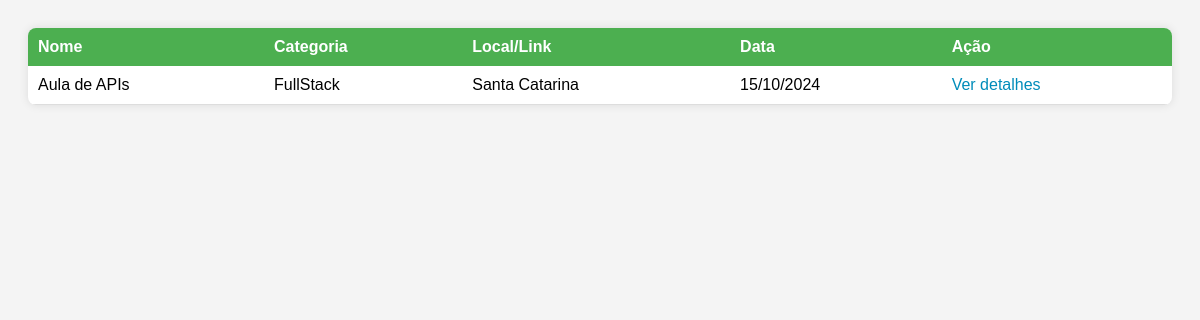
The app's page /, older data.
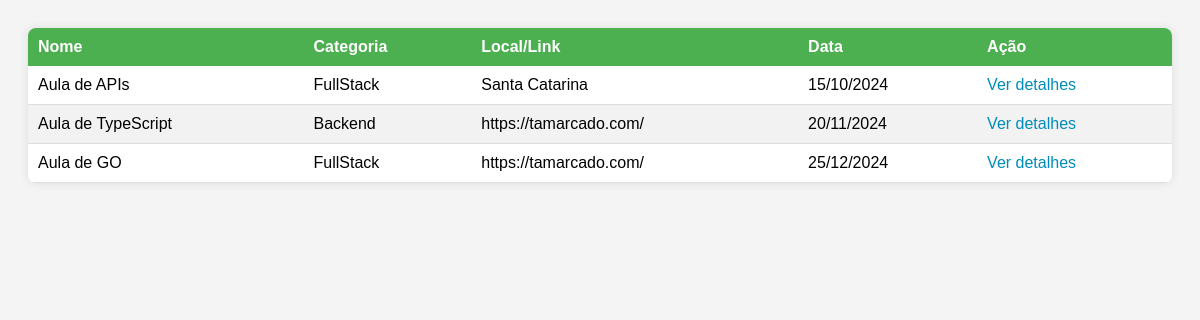
The same page, newer data.
### agenda/models.py (models this page shows, shortened)
class Evento(models.Model):
    nome = models.CharField(max_length=256)
    categoria = models.ForeignKey(Categoria, on_delete=models.SET_NULL, null=True)
    local = models.CharField(max_length=256, blank=True)
    link = models.CharField(max_length=256, blank=True)
    data = models.DateField(null=True, blank=True)
    participantes = models.IntegerField(default=0)

class Categoria(models.Model):
    nome = models.CharField(max_length=256, unique=True)

### agenda/views.py (the view)
# urls.py: path("", listar_eventos, name="listar_eventos_raiz"),
def listar_eventos(request):
    eventos = Evento.objects.exclude(data__lt=date.today()).order_by("data")
    return render(
        request=request,
        context={"eventos": eventos},
        template_name="agenda/listar_eventos.html",
    )

### agenda/templates/agenda/listar_eventos.html (shortened to what this page needs)
<!DOCTYPE html>
<html lang="pt-br">
<head>
</head>
<body>
    <table>
        <thead>
            <tr>
                <th>Nome</th>
                <th>Categoria</th>
                <th>Local/Link</th>
                <th>Data</th>
                <th>Ação</th>
            </tr>
        </thead>
        <tbody>
            {% for evento in eventos %}
                <tr>
                    <td>{{evento.nome}}</td>
                    <td>{{evento.categoria.nome}}</td>
                    <td>{% firstof evento.local evento.link %}</td>
                    <td>
                        {% if evento.data %}
                            {{evento.data | date:"d/m/Y"}}
                        {% else %}
                            A definir
                        {% endif %}
                    </td>
                    <td><a href="{% url 'exibir_evento' evento.id %}">Ver detalhes</a></td>
                </tr>
            {% endfor %}
        </tbody>
    </table>
</body>
</html>

### agenda/templates/agenda/listar_eventos.html (style rules this page uses)
body { font-family: Arial, sans-serif; background-color: #f4f4f4; padding: 20px; }
table { width: 100%; border-collapse: collapse; background-color: white; box-shadow: 0 0 10px rgba(0, 0, 0, 0.1); border-radius: 8px; overflow: hidden; margin-bottom: 20px; }
th { background-color: #4CAF50; color: white; padding: 10px; text-align: left; }
td { padding: 10px; border-bottom: 1px solid #dddddd; }
tr:nth-child(even) { background-color: #f2f2f2; }
a { text-decoration: none; color: #008CBA; }

Row changes from the older to the newer data that the page shows:
added Evento: nome "Aula de TypeScript", categoria.nome "Backend", local+link "https://tamarcado.com/", data "20/11/2024"
now on this page (row edited): Evento: nome "Aula de GO", categoria.nome "FullStack", local+link "https://tamarcado.com/", data "25/12/2024"
